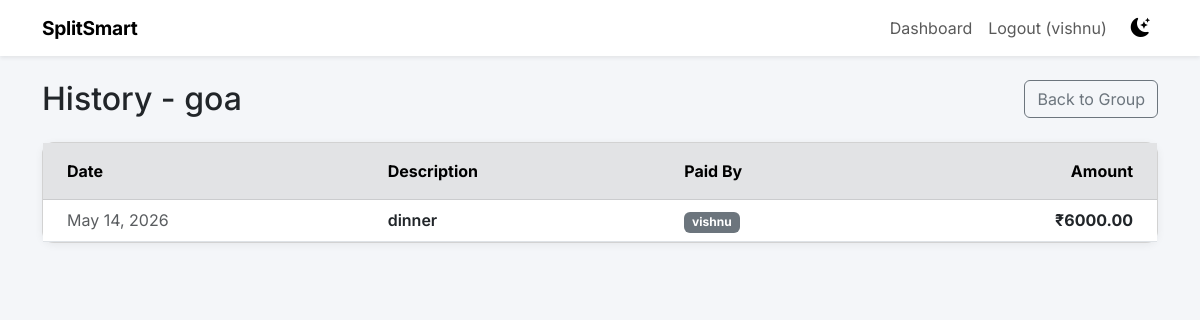
Page /app/group/1/expense/history/ (signed in) on the committed database.
### expenses/models.py (models this page shows, shortened)
class Group(models.Model):
    name = models.CharField(max_length=255)
    members = models.ManyToManyField(User, related_name='expense_groups')
    created_at = models.DateTimeField(auto_now_add=True)

class Expense(models.Model):
    group = models.ForeignKey(Group, on_delete=models.CASCADE, related_name='expenses')
    title = models.CharField(max_length=255)
    amount = models.DecimalField(max_digits=10, decimal_places=2)
    paid_by = models.ForeignKey(User, on_delete=models.CASCADE, related_name='paid_expenses')
    date = models.DateTimeField(auto_now_add=True)

### expenses/views.py (the view)
# urls.py: path('group/<int:group_id>/expense/history/', views.expense_history, name='expense_history'),
@login_required
def expense_history(request, group_id):
    group = get_object_or_404(Group, id=group_id, members=request.user)
    expenses = group.expenses.all().order_by('-date')
    return render(request, 'expenses/expense_history.html', {'group': group, 'expenses': expenses})

### templates/expenses/expense_history.html (shortened to what this page needs)
{% extends 'base.html' %}
{% block content %}
<div class="row mb-4">
    <div class="col-12 d-flex justify-content-between align-items-center">
        <h2 class="mb-0">History - {{ group.name }}</h2>
        <a href="{% url 'group_detail' group.id %}" class="btn btn-outline-secondary">Back to Group</a>
    </div>
</div>
<div class="row">
    <div class="col-12">
        <div class="card">
            <div class="card-body p-0">
                {% if expenses %}
                    <div class="table-responsive">
                        <table class="table table-hover mb-0 align-middle">
                            <thead class="table-secondary">
                                <tr>
                                    <th class="py-3 px-4">Date</th>
                                    <th class="py-3 px-4">Description</th>
                                    <th class="py-3 px-4">Paid By</th>
                                    <th class="py-3 px-4 text-end">Amount</th>
                                </tr>
                            </thead>
                            <tbody>
                                {% for expense in expenses %}
                                    <tr>
                                        <td class="px-4 text-muted">{{ expense.date|date:"M d, Y" }}</td>
                                        <td class="px-4 fw-semibold">{{ expense.title }}</td>
                                        <td class="px-4">
                                            <span class="badge bg-secondary">{{ expense.paid_by.username }}</span>
                                        </td>
                                        <td class="px-4 text-end fw-bold">₹{{ expense.amount }}</td>
                                    </tr>
                                {% endfor %}
                            </tbody>
                        </table>
                    </div>
                {% else %}
                    <div class="p-5 text-center text-muted">
                        <h4>No expenses yet!</h4>
                        <p>Go ahead and add the first expense for this group.</p>
                        <a href="{% url 'add_expense' group.id %}" class="btn btn-primary mt-2">Add Expense</a>
                    </div>
                {% endif %}
            </div>
        </div>
    </div>
</div>
{% endblock %}

### templates/base.html (shortened to what this page needs)
<!DOCTYPE html>
<html lang="en" data-bs-theme="light">
<head>
    <link href="https://cdn.jsdelivr.net/npm/bootstrap@5.3.0/dist/css/bootstrap.min.css" rel="stylesheet">
    <link href="https://cdn.jsdelivr.net/npm/bootstrap-icons@1.11.0/font/bootstrap-icons.css" rel="stylesheet">
</head>
<body>
<nav class="navbar navbar-expand-lg shadow-sm mb-4">
  <div class="container">
    <a class="navbar-brand" href="{% url 'home' %}">SplitSmart</a>
    <div class="collapse navbar-collapse" id="navbarNav">
      <ul class="navbar-nav ms-auto align-items-center">
        {% if user.is_authenticated %}
            <li class="nav-item">
                <a class="nav-link" href="{% url 'dashboard' %}">Dashboard</a>
            </li>
            <li class="nav-item">
                <form action="{% url 'logout' %}" method="post" class="d-inline">
                    <button type="submit" class="btn btn-link nav-link">Logout ({{ user.username }})</button>
                </form>
            </li>
        {% endif %}
        <li class="nav-item ms-2">
            <button id="theme-toggle" title="Toggle dark/light mode">
                <i class="bi bi-moon-stars-fill" id="theme-icon"></i>
            </button>
        </li>
      </ul>
    </div>
  </div>
</nav>
<div class="container">
    {% block content %}
    {% endblock %}
</div>
</body>
</html>

### templates/base.html (style rules this page uses)
body { font-family: 'Inter', sans-serif; }
[data-bs-theme="light"] body { background-color: #f4f6f9; }
[data-bs-theme="light"] .navbar { background-color: #ffffff !important; }
[data-bs-theme="light"] .card { background-color: #ffffff; box-shadow: 0 2px 8px rgba(0,0,0,0.06); }
.navbar-brand { font-weight: 700; font-size: 1.2rem; letter-spacing: -0.3px; }
.card { border-radius: 12px; }
#theme-toggle { border: none; background: transparent; font-size: 1.2rem; cursor: pointer; padding: 4px 8px; border-radius: 8px; transition: background 0.2s; }

### rows in the picture
Group: name "goa"
Expense: date "May 14, 2026", title "dinner", paid_by.username "vishnu", amount "6000.00"

### other values in the picture
{{ user.username }} "vishnu"
